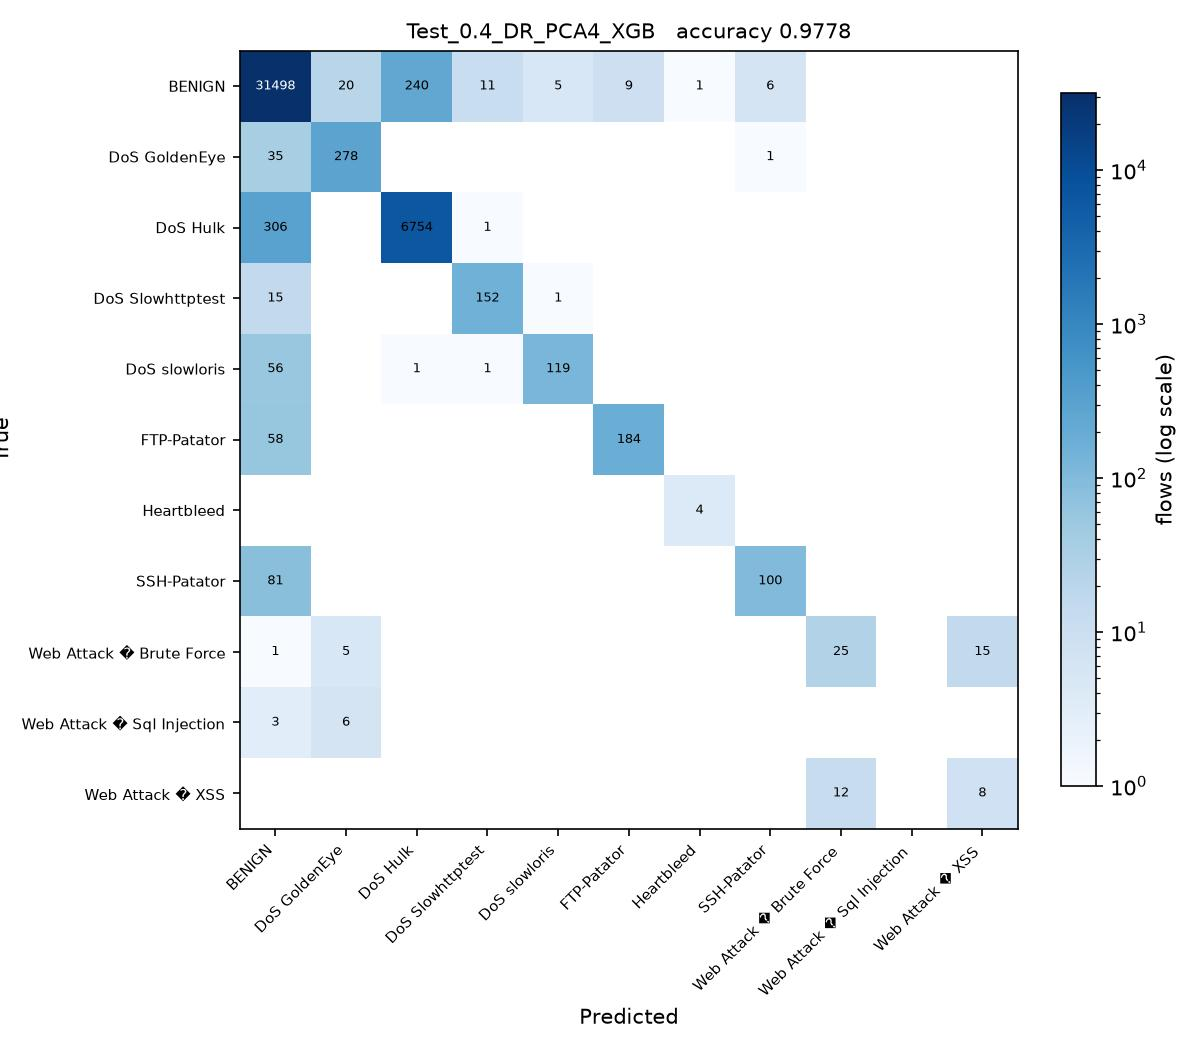

The Python source for this figure:
# Test_0.4_DR_PCA4_XGB.py
#
# Test size 0.4  |  PCA, 4 components  |  XGBoost (sheet #9)
#
# This is SGDC_60_40.py with the changes marked CHANGE below and nothing else.

import os
from pathlib import Path

# CHANGE 1: find the folder holding the three CSV files and run from there, so
# the plain file names below resolve no matter where this script is started
# from or how deeply it sits inside the project folder.
HERE = Path(__file__).resolve().parent
for PROJECT in [HERE, *HERE.parents]:
    if (PROJECT / 'Tuesday-WorkingHours.pcap_ISCX.csv').exists():
        os.chdir(PROJECT)
        break
else:
    raise SystemExit('Put this folder inside the folder that holds the three '
                     'CIC-IDS2017 CSV files, then run the script again.')
import numpy as np
import pandas as pd

df1 = pd.read_csv('Tuesday-WorkingHours.pcap_ISCX.csv', low_memory=True)
df2 = pd.read_csv('Wednesday-workingHours.pcap_ISCX.csv', low_memory=True)
df3 = pd.read_csv('Thursday-WorkingHours-Morning-WebAttacks.pcap_ISCX.csv', low_memory=True)

dataset = pd.concat([df1, df2, df3], ignore_index=True)

dataset.columns = dataset.columns.str.strip()

# CHANGE 2: a stratified sample of 100000 flows, the same for every run. An RBF
# SVM on all 1.3 million flows would take about an hour per script.
# At least 50 flows of every class are kept.
label = dataset.columns[-1]
dataset = pd.concat(
    [g.sample(n=min(len(g), max(50, round(100000 * len(g) / len(dataset)))), random_state=0)
     for _, g in dataset.groupby(label)],
    ignore_index=True
)

X = dataset.iloc[:, :-1]
y = dataset.iloc[:, -1]

X = X.apply(pd.to_numeric, errors='coerce')

X.replace([np.inf, -np.inf], np.nan, inplace=True)

from sklearn.impute import SimpleImputer

imputer = SimpleImputer(missing_values=np.nan, strategy='mean')
X = imputer.fit_transform(X)

from sklearn.preprocessing import LabelEncoder

labelencoder_y = LabelEncoder()
y = labelencoder_y.fit_transform(y)

from sklearn.model_selection import train_test_split

X_train, X_test, y_train, y_test = train_test_split(
    X,
    y,
    test_size=0.4,   # CHANGE 3: test size
    random_state=0,
    stratify=y
)

# CHANGE 4: PCA, from PCA_LDA_KErnel_PCA_CODE.pdf (fit only on training data)
from sklearn.decomposition import PCA

pca = PCA(n_components=4)
X_train = pca.fit_transform(X_train)
X_test = pca.transform(X_test)

# CHANGE 5: XGBoost (sheet #9) in place of SGDClassifier
from xgboost import XGBClassifier

classifier = XGBClassifier()

classifier.fit(X_train, y_train)

y_pred = classifier.predict(X_test) 

from sklearn.metrics import confusion_matrix
from sklearn.metrics import accuracy_score
from sklearn.metrics import precision_score
from sklearn.metrics import recall_score
from sklearn.metrics import f1_score
from sklearn.metrics import classification_report

cm = confusion_matrix(y_test, y_pred)

print("Confusion Matrix:\n")
print(cm)

print("\nAccuracy : {:.4f}".format(accuracy_score(y_test, y_pred)))
print("\nPrecision : {:.4f}".format(precision_score(y_test, y_pred, average='weighted')))
print("\nRecall : {:.4f}".format(recall_score(y_test, y_pred, average='weighted')))
print("\nF1 Score : {:.4f}".format(f1_score(y_test, y_pred, average='weighted')))

print("\nClassification Report:\n")
print(classification_report(y_test, y_pred))

# CHANGE 6: save the confusion matrix as Test_0.4_DR_PCA4_XGB.jpg and record the result
import matplotlib
matplotlib.use('Agg')
import matplotlib.pyplot as plt
from matplotlib.colors import LogNorm

here = HERE                     # the folder this script sits in
names = [str(c) for c in labelencoder_y.classes_]
fig, ax = plt.subplots(figsize=(8, 7))
im = ax.imshow(cm, cmap='Blues', norm=LogNorm(vmin=1))
ax.set_xticks(range(len(names)), names, rotation=45, ha='right', fontsize=7)
ax.set_yticks(range(len(names)), names, fontsize=7)
ax.set_xlabel('Predicted')
ax.set_ylabel('True')
ax.set_title('Test_0.4_DR_PCA4_XGB   accuracy {:.4f}'.format(accuracy_score(y_test, y_pred)), fontsize=10)
for i in range(cm.shape[0]):
    for j in range(cm.shape[1]):
        if cm[i, j]:
            ax.text(j, i, cm[i, j], ha='center', va='center', fontsize=6,
                    color='white' if cm[i, j] > cm.max() / 3 else 'black')
fig.colorbar(im, ax=ax, fraction=0.04, label='flows (log scale)')
fig.tight_layout()
fig.savefig(here / 'Test_0.4_DR_PCA4_XGB.jpg', dpi=150)
plt.close(fig)

row = pd.DataFrame([{
    'Test': 0.4, 'DR': 'PCA4', 'Clas': 'XGB',
    'Acc': round(accuracy_score(y_test, y_pred), 4),
    'Pre': round(precision_score(y_test, y_pred, average='weighted'), 4),
    'Rec': round(recall_score(y_test, y_pred, average='weighted'), 4),
    'F1': round(f1_score(y_test, y_pred, average='weighted'), 4),
    'script': 'Test_0.4_DR_PCA4_XGB',
}])
out = PROJECT / 'results' / '75_runs_pca.csv'
out.parent.mkdir(exist_ok=True)
if out.exists():
    old = pd.read_csv(out)
    row = pd.concat([old[old['script'] != 'Test_0.4_DR_PCA4_XGB'], row], ignore_index=True)
row.to_csv(out, index=False)
